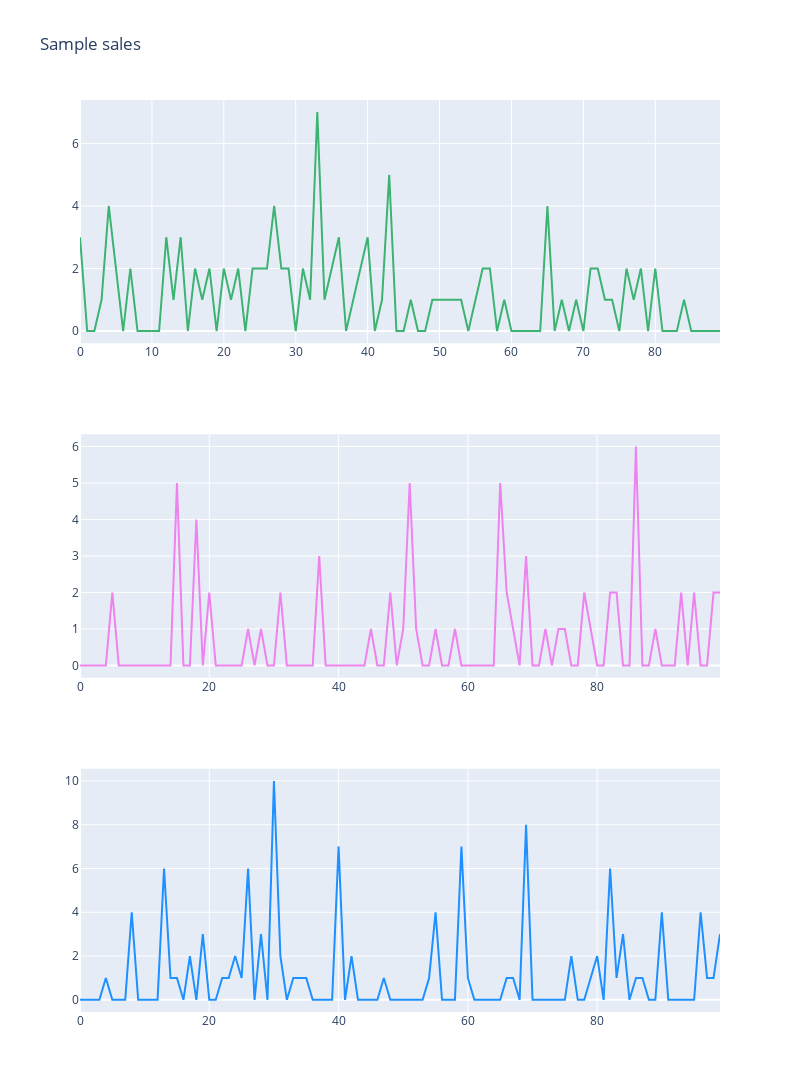

The cell this chart's notebook holds for it:
### Code cell
fig.add_trace(go.Scatter(x=np.arange(len(x_1)), y=x_1, showlegend=False,
                    mode='lines', name="First sample",
                         marker=dict(color="mediumseagreen")),
             row=1, col=1)

fig.add_trace(go.Scatter(x=np.arange(len(x_2)), y=x_2, showlegend=False,
                    mode='lines', name="Second sample",
                         marker=dict(color="violet")),
             row=2, col=1)

fig.add_trace(go.Scatter(x=np.arange(len(x_3)), y=x_3, showlegend=False,
                    mode='lines', name="Third sample",
                         marker=dict(color="dodgerblue")),
             row=3, col=1)

fig.update_layout(height=1200, width=800, title_text="Sample sales")
fig.show()

### Figure 1 — Plotly figure (JSON) as saved in the notebook; plotly's stock layout.template omitted (floating-point values rounded to 4 significant figures)
{"data": [{"marker": {"color": "mediumseagreen"}, "mode": "lines", "name": "First sample", "showlegend": false, "type": "scatter", "x": [0, 1, 2, 3, 4, 5, 6, 7, 8, 9, 10, 11, 12, 13, 14, 15, 16, 17, 18, 19, 20, 21, 22, 23, 24, 25, 26, 27, 28, 29, 30, 31, 32, 33, 34, 35, 36, 37, 38, 39, 40, 41, 42, 43, 44, 45, 46, 47, 48, 49, 50, 51, 52, 53, 54, 55, 56, 57, 58, 59, 60, 61, 62, 63, 64, 65, 66, 67, 68, 69, 70, 71, 72, 73, 74, 75, 76, 77, 78, 79, 80, 81, 82, 83, 84, 85, 86, 87, 88, 89], "xaxis": "x", "y": [3, 0, 0, 1, 4, 2, 0, 2, 0, 0, 0, 0, 3, 1, 3, 0, 2, 1, 2, 0, 2, 1, 2, 0, 2, 2, 2, 4, 2, 2, 0, 2, 1, 7, 1, 2, 3, 0, 1, 2, 3, 0, 1, 5, 0, 0, 1, 0, 0, 1, 1, 1, 1, 1, 0, 1, 2, 2, 0, 1, 0, 0, 0, 0, 0, 4, 0, 1, 0, 1, 0, 2, 2, 1, 1, 0, 2, 1, 2, 0, 2, 0, 0, 0, 1, 0, 0, 0, 0, 0], "yaxis": "y"}, {"marker": {"color": "violet"}, "mode": "lines", "name": "Second sample", "showlegend": false, "type": "scatter", "x": [0, 1, 2, 3, 4, 5, 6, 7, 8, 9, 10, 11, 12, 13, 14, 15, 16, 17, 18, 19, 20, 21, 22, 23, 24, 25, 26, 27, 28, 29, 30, 31, 32, 33, 34, 35, 36, 37, 38, 39, 40, 41, 42, 43, 44, 45, 46, 47, 48, 49, 50, 51, 52, 53, 54, 55, 56, 57, 58, 59, 60, 61, 62, 63, 64, 65, 66, 67, 68, 69, 70, 71, 72, 73, 74, 75, 76, 77, 78, 79, 80, 81, 82, 83, 84, 85, 86, 87, 88, 89, 90, 91, 92, 93, 94, 95, 96, 97, 98, 99], "xaxis": "x2", "y": [0, 0, 0, 0, 0, 2, 0, 0, 0, 0, 0, 0, 0, 0, 0, 5, 0, 0, 4, 0, 2, 0, 0, 0, 0, 0, 1, 0, 1, 0, 0, 2, 0, 0, 0, 0, 0, 3, 0, 0, 0, 0, 0, 0, 0, 1, 0, 0, 2, 0, 1, 5, 1, 0, 0, 1, 0, 0, 1, 0, 0, 0, 0, 0, 0, 5, 2, 1, 0, 3, 0, 0, 1, 0, 1, 1, 0, 0, 2, 1, 0, 0, 2, 2, 0, 0, 6, 0, 0, 1, 0, 0, 0, 2, 0, 2, 0, 0, 2, 2], "yaxis": "y2"}, {"marker": {"color": "dodgerblue"}, "mode": "lines", "name": "Third sample", "showlegend": false, "type": "scatter", "x": [0, 1, 2, 3, 4, 5, 6, 7, 8, 9, 10, 11, 12, 13, 14, 15, 16, 17, 18, 19, 20, 21, 22, 23, 24, 25, 26, 27, 28, 29, 30, 31, 32, 33, 34, 35, 36, 37, 38, 39, 40, 41, 42, 43, 44, 45, 46, 47, 48, 49, 50, 51, 52, 53, 54, 55, 56, 57, 58, 59, 60, 61, 62, 63, 64, 65, 66, 67, 68, 69, 70, 71, 72, 73, 74, 75, 76, 77, 78, 79, 80, 81, 82, 83, 84, 85, 86, 87, 88, 89, 90, 91, 92, 93, 94, 95, 96, 97, 98, 99], "xaxis": "x3", "y": [0, 0, 0, 0, 1, 0, 0, 0, 4, 0, 0, 0, 0, 6, 1, 1, 0, 2, 0, 3, 0, 0, 1, 1, 2, 1, 6, 0, 3, 0, 10, 2, 0, 1, 1, 1, 0, 0, 0, 0, 7, 0, 2, 0, 0, 0, 0, 1, 0, 0, 0, 0, 0, 0, 1, 4, 0, 0, 0, 7, 1, 0, 0, 0, 0, 0, 1, 1, 0, 8, 0, 0, 0, 0, 0, 0, 2, 0, 0, 1, 2, 0, 6, 1, 3, 0, 1, 1, 0, 0, 4, 0, 0, 0, 0, 0, 4, 1, 1, 3], "yaxis": "y3"}], "layout": {"height": 1200, "title": {"text": "Sample sales"}, "width": 800, "xaxis": {"anchor": "y", "domain": [0, 1]}, "xaxis2": {"anchor": "y2", "domain": [0, 1]}, "xaxis3": {"anchor": "y3", "domain": [0, 1]}, "yaxis": {"anchor": "x", "domain": [0.7333, 1]}, "yaxis2": {"anchor": "x2", "domain": [0.3667, 0.6333]}, "yaxis3": {"anchor": "x3", "domain": [0, 0.2667]}}}
